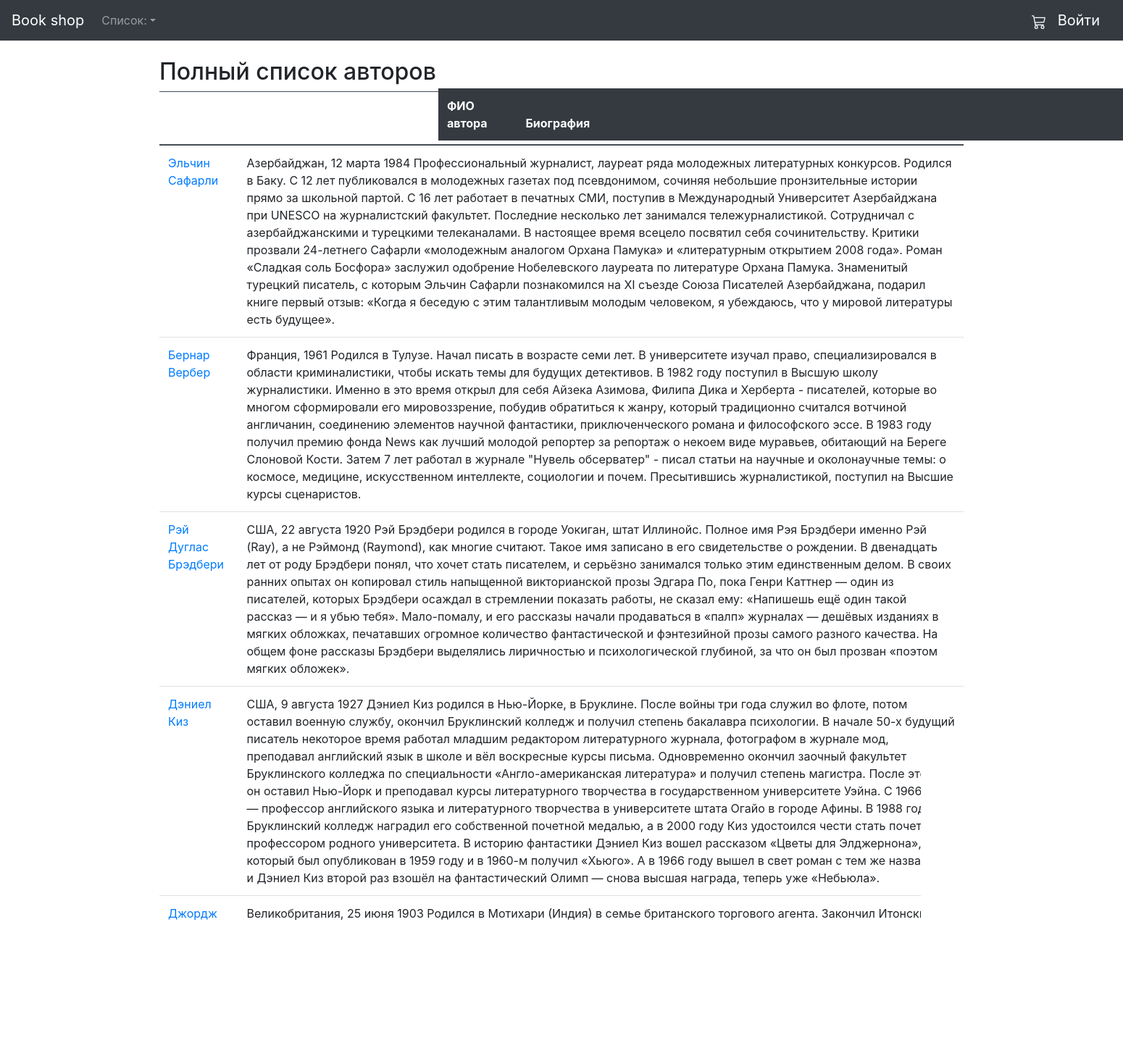
Screenshot of /authors/list-authors/ with the database file from the repository.
### authors/models.py (models this page shows, shortened)
class Authors(models.Model):
    name = models.CharField(
        verbose_name='ФИО автора',
        max_length=50
    )
    description = models.TextField(
        verbose_name='Биография',
        null=True,
        blank=True
    )

### authors/views.py (the view)
# urls.py: path('list-authors/', views.ListAuthors.as_view(), name="list"),
class ListAuthors(ListView):
    model = Authors
    template_name='authors/list-authors.html'
    queryset = Authors.objects.all()
    success_url = reverse_lazy('authors:list')
    context_object_name = 'authors'

### authors/templates/authors/list-authors.html (shortened to what this page needs)
{% extends 'templates/base.html' %}
{%block body%}
<div>
    <h2>Полный список авторов</h3>
        <table   width="850" class="table">
            <thead class="thead-dark">
            <tr id="id1">
                <th>ФИО автора</th><th>Биография</th>
            </tr>
            </thead>
            {% for obj in authors %}
                <tr>
                    <td>
                        <a href="{% url 'authors:books' obj.pk %}">{{obj.name}}</a></td>
                    <td>{{obj.description}}</td>
                </tr>
            {% endfor %}
        </table>
</div>
{%endblock body%}

### static/css/starter-template.css (style rules this page uses)
body { padding-top: 5rem; }

### templates/base.html (style rules this page uses)
#id1 { position: relative; top: -5px; left: 385px; }

### rows the page displays
Authors: name "Эльчин Сафарли", description "Азербайджан, 12 марта 1984 Профессиональный журналист, лауреат ряда молодежных литературных конкурсов. Родился в Баку. С 12 лет публиковался в молодежных газетах под псевдонимом, сочиняя небольшие пронзительные истории прямо за школьной партой. С 16 лет работает в печатных СМИ, поступив в Международный Университет Азербайджана при UNESCO на журналистский факультет. Последние несколько лет занимался тележурналистикой. Сотрудничал с азербайджанскими и турецкими телеканалами. В настоящее время всецело посвятил себя сочинительству. Критики прозвали 24-летнего Сафарли «молодежным аналогом Орхана Памука» и «литературным открытием 2008 года». Роман «Сладкая соль Босфора» заслужил одобрение…"
Authors: name "Бернар Вербер", description "Франция, 1961 Родился в Тулузе. Начал писать в возрасте семи лет. В университете изучал право, специализировался в области криминалистики, чтобы искать темы для будущих детективов. В 1982 году поступил в Высшую школу журналистики. Именно в это время открыл для себя Айзека Азимова, Филипа Дика и Херберта - писателей, которые во многом сформировали его мировоззрение, побудив обратиться к жанру, который традиционно считался вотчиной англичанин, соединению элементов научной фантастики, приключенческого романа и философского эссе. В 1983 году получил премию фонда News как лучший молодой репортер за репортаж о некоем виде муравьев, обитающий на Береге Слоновой Кости. Затем 7 лет работал в журнале…"
Authors: name "Рэй Дуглас Брэдбери", description "США, 22 августа 1920 Рэй Брэдбери родился в городе Уокиган, штат Иллинойс. Полное имя Рэя Брэдбери именно Рэй (Ray), а не Рэймонд (Raymond), как многие считают. Такое имя записано в его свидетельстве о рождении. В двенадцать лет от роду Брэдбери понял, что хочет стать писателем, и серьёзно занимался только этим единственным делом. В своих ранних опытах он копировал стиль напыщенной викторианской прозы Эдгара По, пока Генри Каттнер — один из писателей, которых Брэдбери осаждал в стремлении показать работы, не сказал ему: «Напишешь ещё один такой рассказ — и я убью тебя». Мало-помалу, и его рассказы начали продаваться в «палп» журналах — дешёвых изданиях в мягких обложках, печатавших огромное…"
Authors: name "Дэниел Киз", description "США, 9 августа 1927 Дэниел Киз родился в Нью-Йорке, в Бруклине. После войны три года служил во флоте, потом оставил военную службу, окончил Бруклинский колледж и получил степень бакалавра психологии. В начале 50-х будущий писатель некоторое время работал младшим редактором литературного журнала, фотографом в журнале мод, преподавал английский язык в школе и вёл воскресные курсы письма. Одновременно окончил заочный факультет Бруклинского колледжа по специальности «Англо-американская литература» и получил степень магистра. После этого он оставил Нью-Йорк и преподавал курсы литературного творчества в государственном университете Уэйна. С 1966 года — профессор английского языка и литературного…"
Authors: name "Джордж Оруэлл", description "Великобритания, 25 июня 1903 Родился в Мотихари (Индия) в семье британского торгового агента. Закончил Итонский колледж в 1921 году. До 1927 года служил в колониальной полиции в Бирме, затем долго жил в Великобритании и Европе, пробавляясь случайными заработками, тогда же начал писать художественную прозу и публицистику. С 1935 года публиковался под псевдонимом \"Джордж Оруэлл\". В 1937 году воевал в Испании против Франко, где близко столкнулся с проявлениями фракционной борьбы в среде \"левых\". Написал множество эссе и статей социально-критического и культурологического характера. Во время Второй Мировой войны вел антифашистскую программу на BBC. Вершиной его творчества являются сатирическая…"
